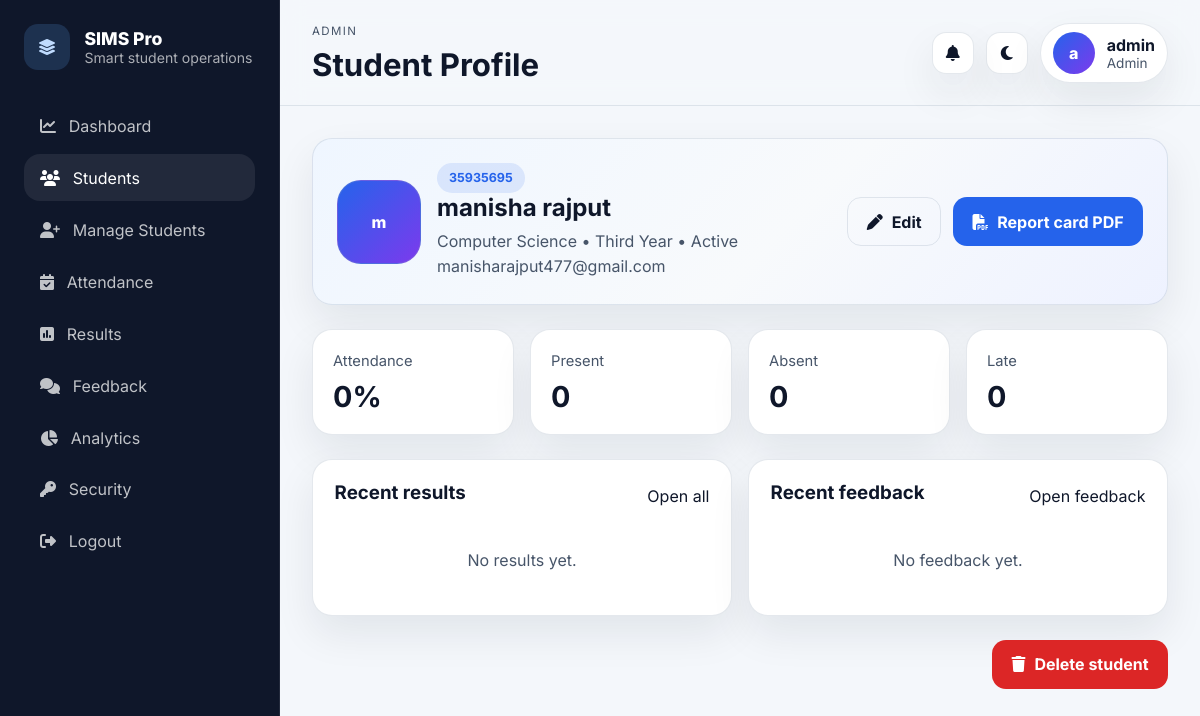
/students/13 (signed in), run on the app's committed database.
### tables this page shows
CREATE TABLE students (
                id          INTEGER PRIMARY KEY AUTOINCREMENT,
                student_id  TEXT UNIQUE NOT NULL,
                name        TEXT NOT NULL,
                email       TEXT,
                dob         TEXT,
                gender      TEXT,
                department  TEXT NOT NULL,
                year        TEXT NOT NULL,
                status      TEXT DEFAULT 'Active',
                address     TEXT,
                enroll_date TEXT,
                created_at  TIMESTAMP DEFAULT CURRENT_TIMESTAMP
            , assigned_teacher_id INTEGER, profile_image TEXT);

### app.py (the view)
@app.route("/students/<int:student_id>")
@login_required
def student_detail(student_id):
    student = student_or_404(student_id)
    if session.get("role") == "student" and student["id"] != session.get("student_db_id"):
        abort(403)
    results = db().execute(
        "SELECT * FROM results WHERE student_id=? ORDER BY datetime(created_at) DESC LIMIT 5",
        (student_id,),
    ).fetchall()
    feedback_rows = db().execute(
        "SELECT * FROM feedback WHERE student_id=? ORDER BY datetime(created_at) DESC LIMIT 5",
        (student_id,),
    ).fetchall()
    return render_template(
        "student_detail.html",
        student=student,
        attendance_summary=attendance_summary(student_id),
        results=results,
        feedback_entries=feedback_rows,
    )

### app.py (called while the page is built)
def db():
    if "db" not in g:
        g.db = sqlite3.connect(app.config["DATABASE"])
        g.db.row_factory = sqlite3.Row
        g.db.execute("PRAGMA foreign_keys = ON")
    return g.db

def csrf_token():
    if "_csrf_token" not in session:
        session["_csrf_token"] = secrets.token_urlsafe(32)
    return session["_csrf_token"]

@app.before_request
def setup_req():
    session.permanent = True
    if request.method in {"POST", "PUT", "PATCH", "DELETE"}:
        token = request.form.get("csrf_token") or request.headers.get("X-CSRFToken")
        if token != session.get("_csrf_token"):
            abort(400, description="Invalid CSRF token.")

@app.context_processor
def inject_globals():
    return {
        "current_role": session.get("role"),
        "app_name": "SIMS Pro",
        "global_notifications": build_notifications() if session.get("role") else [],
    }

def visible_clause(alias="students"):
    role = session.get("role")
    if role == "admin":
        return "1=1", []
    if role == "teacher":
        return f"{alias}.assigned_teacher_id = ?", [session["user_id"]]
    if role == "student":
        return f"{alias}.id = ?", [session["student_db_id"]]
    return "1=0", []

def student_or_404(student_id):
    where, params = visible_clause("students")
    row = db().execute(
        f"""
        SELECT students.*, users.full_name AS teacher_name
        FROM students
        LEFT JOIN users ON users.id = students.assigned_teacher_id
        WHERE students.id = ? AND {where}
        """,
        [student_id] + params,
    ).fetchone()
    if not row:
        abort(404)
    return row

def attendance_summary(student_id):
    row = db().execute(
        """
        SELECT
            COUNT(*) total,
            SUM(CASE WHEN status='Present' THEN 1 ELSE 0 END) present,
            SUM(CASE WHEN status='Absent' THEN 1 ELSE 0 END) absent,
            SUM(CASE WHEN status='Late' THEN 1 ELSE 0 END) late
        FROM attendance
        WHERE student_id=?
        """,
        (student_id,),
    ).fetchone()
    total = row["total"] or 0
    present = row["present"] or 0
    rate = round((present / total) * 100, 1) if total else 0
    return {
        "total": total,
        "present": present,
        "absent": row["absent"] or 0,
        "late": row["late"] or 0,
        "rate": rate,
    }

### templates/student_detail.html (shortened to what this page needs)
{% extends "base.html" %}
{% block page_heading %}Student Profile{% endblock %}
{% block content %}
<section class="profile-hero">
  <div class="profile-summary">
    {% if student.profile_image %}<img src="{{ url_for('static', filename='uploads/' ~ student.profile_image) }}" alt="{{ student.name }}" class="profile-image">{% else %}<div class="profile-image profile-image--fallback">{{ student.name[0] }}</div>{% endif %}
    <div>
      <span class="badge">{{ student.student_id }}</span>
      <h2>{{ student.name }}</h2>
      <p>{{ student.department }} • {{ student.year }} • {{ student.status }}</p>
      <p class="muted">{{ student.email or 'No email added' }}</p>
    </div>
  </div>
  <div class="hero-actions">
    {% if current_role == 'admin' %}<a class="btn btn-secondary" href="{{ url_for('edit_student', student_id=student.id) }}"><i class="fa-solid fa-pen"></i><span>Edit</span></a>{% endif %}
    <a class="btn btn-primary" href="{{ url_for('report_card_pdf', student_id=student.id) }}"><i class="fa-solid fa-file-pdf"></i><span>Report card PDF</span></a>
  </div>
</section>
<section class="stat-grid">
  <article class="stat-card"><span>Attendance</span><strong>{{ attendance_summary.rate }}%</strong></article>
  <article class="stat-card"><span>Present</span><strong>{{ attendance_summary.present }}</strong></article>
  <article class="stat-card"><span>Absent</span><strong>{{ attendance_summary.absent }}</strong></article>
  <article class="stat-card"><span>Late</span><strong>{{ attendance_summary.late }}</strong></article>
</section>
<section class="panel-grid two-col">
  <article class="panel"><div class="panel__header"><h3>Recent results</h3><a href="{{ url_for('student_results', student_id=student.id) }}">Open all</a></div><div class="result-list">{% for row in results %}<article class="result-item"><div><strong>{{ row.subject }}</strong><p>{{ row.semester }} • {{ row.marks_obtained }} / {{ row.max_marks }}</p></div><div class="grade-chip">{{ row.grade }}</div></article>{% else %}<p class="empty">No results yet.</p>{% endfor %}</div></article>
  <article class="panel"><div class="panel__header"><h3>Recent feedback</h3><a href="{{ url_for('feedback') }}">Open feedback</a></div><div class="result-list">{% for entry in feedback_entries %}<article class="result-item"><div><strong>{{ entry.category }}</strong><p>{{ entry.message }}</p></div><div class="grade-chip">{{ entry.rating }}/5</div></article>{% else %}<p class="empty">No feedback yet.</p>{% endfor %}</div></article>
</section>
{% if current_role == 'admin' %}
<form method="post" action="{{ url_for('delete_student', student_id=student.id) }}" class="danger-zone" onsubmit="return confirm('Delete this student record?');">
  <button class="btn btn-danger" type="submit"><i class="fa-solid fa-trash"></i><span>Delete student</span></button>
</form>
{% endif %}
{% endblock %}

### static/style.css (style rules this page uses)
:root { --bg: #f4f7fb; --bg-elevated: #ffffff; --bg-accent: linear-gradient(135deg, #eff6ff, #f8fafc 55%, #eef2ff); --text: #0f172a; --text-soft: #475569; --border: rgba(148, 163, 184, 0.25); --primary: #2563eb; --primary-strong: #1d4ed8; --primary-soft: rgba(37, 99, 235, 0.12); --success: #059669; --danger: #dc2626; --warning: #d97706; --shadow: 0 18px 40px rgba(15, 23, 42, 0.08); --radius: 20px; --sidebar-width: 280px; }
* { box-sizing: border-box; }
body { margin: 0; font-family: 'Inter', sans-serif; background: var(--bg); color: var(--text); }
a { color: inherit; text-decoration: none; }
p { margin: 0; color: var(--text-soft); line-height: 1.6; }
button, input, select, textarea { font: inherit; }
button { cursor: pointer; }
.badge { display: inline-flex; align-items: center; gap: 0.4rem; padding: 0.45rem 0.75rem; border-radius: 999px; background: var(--primary-soft); color: var(--primary); font-size: 0.78rem; font-weight: 700; }
.muted { color: var(--text-soft); }
.user-pill__avatar, .profile-image--fallback { width: 42px; height: 42px; border-radius: 50%; display: grid; place-items: center; background: linear-gradient(135deg, var(--primary), #7c3aed); color: white; font-weight: 800; }
.panel, .hero-card, .profile-hero, .auth-panel, .stat-card, .notice, .flash { background: var(--bg-elevated); border: 1px solid var(--border); border-radius: var(--radius); box-shadow: var(--shadow); }
.hero-card, .profile-hero { padding: 1.5rem; display: flex; justify-content: space-between; gap: 1rem; align-items: center; background: var(--bg-accent); }
.hero-card h2, .profile-hero h2, .panel h3, .auth-panel h2 { margin: 0 0 0.45rem; }
.hero-actions, .form-actions { display: flex; gap: 0.75rem; flex-wrap: wrap; }
.stat-grid { display: grid; grid-template-columns: repeat(4, minmax(0, 1fr)); gap: 1rem; }
.stat-card { padding: 1.25rem; }
.stat-card span { color: var(--text-soft); font-size: 0.92rem; }
.stat-card strong { display: block; margin-top: 0.55rem; font-size: 1.8rem; }
.panel-grid { display: grid; gap: 1rem; }
.panel-grid.two-col { grid-template-columns: repeat(2, minmax(0, 1fr)); }
.panel { padding: 1.35rem; }
.panel__header { display: flex; justify-content: space-between; align-items: center; gap: 1rem; margin-bottom: 1rem; }
.empty { text-align: center; color: var(--text-soft); padding: 1.25rem !important; }
.result-list { display: grid; gap: 0.9rem; }
.btn { display: inline-flex; align-items: center; gap: 0.55rem; justify-content: center; padding: 0.85rem 1.15rem; border-radius: 14px; border: 1px solid transparent; font-weight: 700; }
.btn-primary { background: var(--primary); color: white; }
.btn-secondary { background: transparent; border-color: var(--border); color: var(--text); }
.btn-danger { background: var(--danger); color: white; }
.profile-summary { display: flex; align-items: center; gap: 1rem; }
.profile-image { width: 84px; height: 84px; border-radius: 24px; object-fit: cover; border: 1px solid var(--border); }
.danger-zone { display: flex; justify-content: flex-end; }

### data on the page
students: name "m", student_id "35935695", name "manisha rajput", department "Computer Science", year "Third Year", status "Active", email "manisharajput477@gmail.com"

### other printed values
{{ app_name }} "SIMS Pro"
{{ current_role|title }} "ADMIN"
{{ (session.get('display_name') or 'U')[0] }} "a"
{{ session.get('display_name') }} "admin"
{{ current_role|title }} "Admin"
{{ attendance_summary.rate }} "0"
{{ attendance_summary.present }} "0"
{{ attendance_summary.absent }} "0"
{{ attendance_summary.late }} "0"
